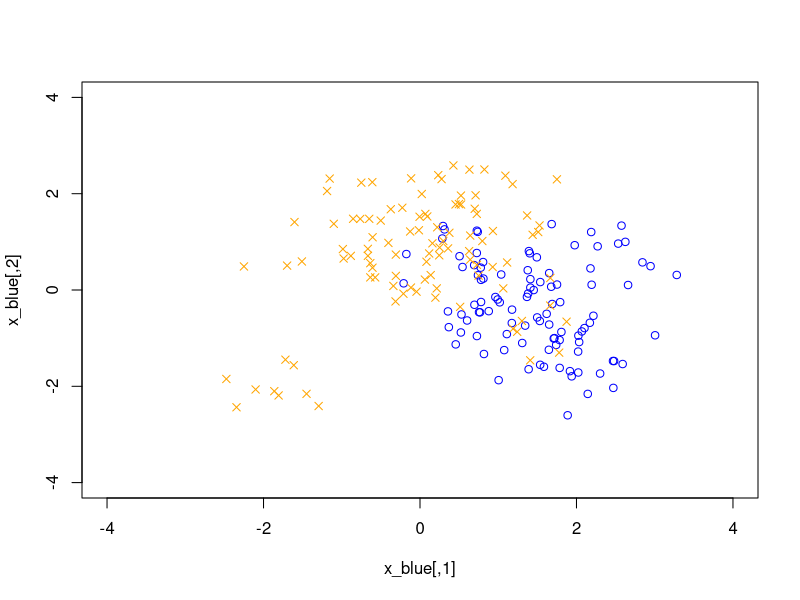
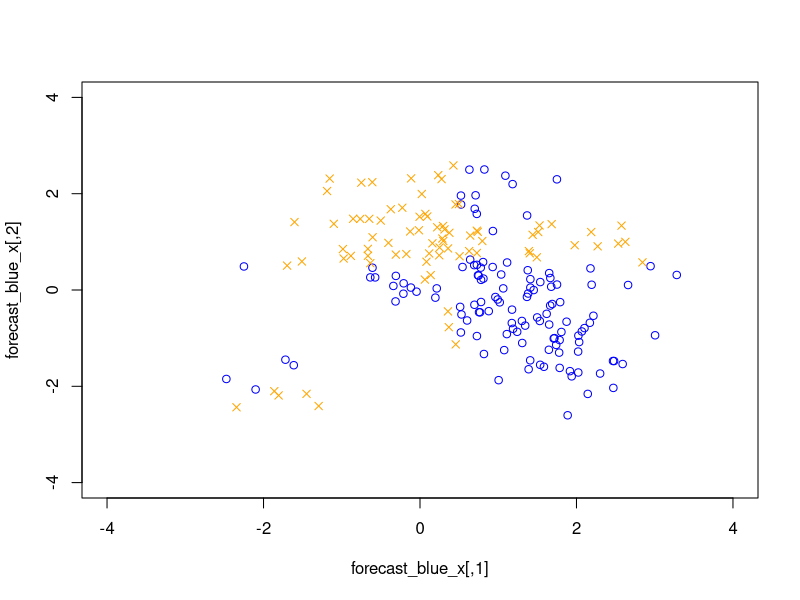

Here is the R script that generated these plots, in order:
rm(list=ls())

k = 10
samples = 100

plotlim = c(-4,4)

# Means generation
mk_bluex1 = rnorm(n=k, mean=1, sd=1)
mk_bluex2 = rnorm(n=k, mean=0, sd=1)
mk_blue = t(rbind(mk_bluex1, mk_bluex2)) 

mk_orangex1 = rnorm(n=k, mean=0, sd=1)
mk_orangex2 = rnorm(n=k, mean=1, sd=1)
mk_orange = t(rbind(mk_orangex1, mk_orangex2)) 

# Means picking to generate samples
mks_blue = mk_blue[sample(nrow(mk_blue),size=samples,replace=TRUE),]
mks_orange = mk_orange[sample(nrow(mk_orange),size=samples,replace=TRUE),]

# Blue samples generation
x_blue = vector()
for(row in 1:samples) {
  x_blue = c(x_blue, MASS::mvrnorm(n=1, mu=mks_blue[row,], Sigma = diag(2)/5))
}
dim(x_blue) = c(2,samples)
x_blue = t(x_blue)

# Orange samples generation
x_orange = vector()
for(row in 1:nrow(mks_orange)) {
  x_orange = c(x_orange, MASS::mvrnorm(n=1, mu=mks_orange[row,], Sigma = diag(2)/5))
}
dim(x_orange) = c(2,samples)
x_orange = t(x_orange)

# Merging of samples in a single vector
total_x = rbind(x_blue, x_orange)

# forecast initialization
forecast_blue_x = vector()
forecast_orange_x = vector()

# Initial test level (to select the distribution)
alpha0 = 0.05

# blue2orange identifies  the number of blue samples predicted as orange
# orange2blue viceversa
blue2orange = 0
orange2blue = 0

# Test evaluation, better explained in readme.md on github: 
# https://github.com/AngeloDamiani/CodingMachineLearning
for(i in 1:nrow(total_x)){
  alpha = alpha0/2
  
  x1isblue = FALSE
  x1isorange= FALSE
  
  x2isblue = FALSE
  x2isorange= FALSE
  
  x1 = total_x[i,1]
  x2 = total_x[i,2]
  
  x1alpha = alpha
  x2alpha = alpha
  
  repeat{
    
    if(((!x1isblue) & (!x1isorange)) | (x1isblue & x1isorange)){
      zalpha_x1_orange  = qnorm(1-x1alpha, mean=1, sd=1)
      z_alpha_x1_orange = qnorm(x1alpha, mean=1, sd=1)
      zalpha_x1_blue  = qnorm(1-x1alpha, mean=0, sd=1)
      z_alpha_x1_blue = qnorm(x1alpha, mean=0, sd=1)
    }
    
    if(((!x2isblue) & (!x2isorange)) | (x2isblue & x2isorange)){
      zalpha_x2_blue = qnorm(1-x1alpha, mean=1, sd=1)
      z_alpha_x2_blue = qnorm(x1alpha, mean=1, sd=1)
      zalpha_x2_orange = qnorm(1-x1alpha, mean=0, sd=1)
      z_alpha_x2_orange = qnorm(x1alpha, mean=0, sd=1)
    }
    
    if((x1 <= zalpha_x1_blue) | (x1>= z_alpha_x1_blue)){
      x1isblue = TRUE
    }
    if((x2 <= zalpha_x2_blue) | (x2 >= z_alpha_x2_blue)){
      x2isblue = TRUE
    }
    if((x1 <= zalpha_x1_orange) | (x1 >= z_alpha_x1_orange)){
      x1isorange = TRUE
    }
    if((x2 <= zalpha_x2_orange) | (x2 >= z_alpha_x2_orange)){
      x2isorange = TRUE
    }
    
    
    if((x1isblue & x2isblue) & !(x1isorange & x2isorange)){
      forecast_blue_x = rbind(forecast_blue_x, total_x[i,])
      if (i>100){
        orange2blue = orange2blue + 1
      }
      break
    }
    if((x1isorange & x2isorange) & !(x1isblue & x2isblue)){
      forecast_orange_x = rbind(forecast_orange_x, total_x[i,])
      if (i<=100){
        blue2orange = blue2orange + 1
      }
      break
    }
    
    
    if((x1isblue & x1isorange) | (!x1isblue & !x1isorange)){
      if(!x1isblue & !x1isorange){
        x1alpha = x1alpha - 0.0001
      }
      else{
        x1alpha = x1alpha + 0.0001
      }
      x1isblue = x1isorange = FALSE
    }
    if((x2isblue & x2isorange) | (!x2isblue & !x2isorange)){
      if(!x2isblue & !x2isorange){
        x1alpha = x1alpha - 0.0001
      }
      else{
        x1alpha = x1alpha + 0.0001
      }
      x2isblue = x2isorange = FALSE
    }

  }
  if (i%%10==0)
    {print(i)}
}


# Original samples plot
plot(x_blue,col="blue", xlim=plotlim,ylim=plotlim)
points(x_orange, pch=4, col="orange")

# Forecast samples plot
plot(forecast_blue_x,col="blue", xlim=plotlim,ylim=plotlim)
points(forecast_orange_x, pch=4, col="orange")

# Errors
errors = blue2orange + orange2blue
print("Prediction error:")
print(errors)
sprintf("Error rate: %s %%", errors/2)

